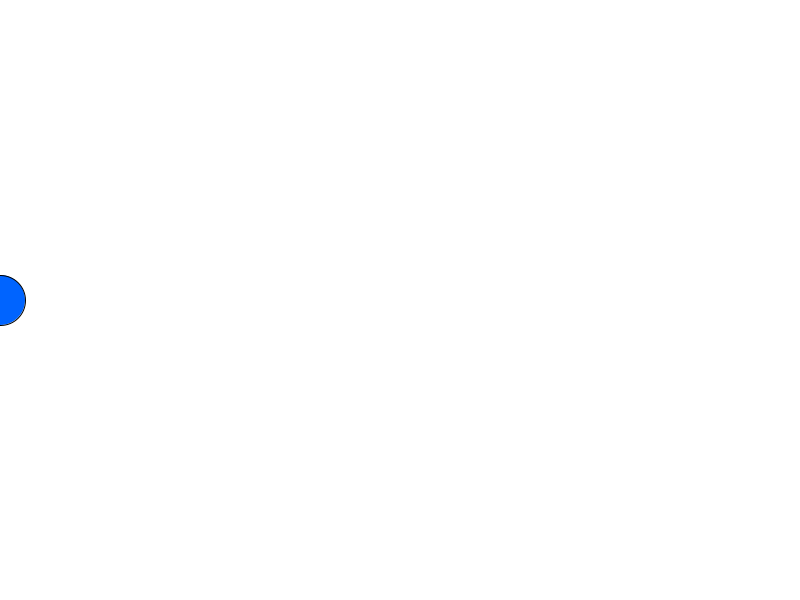
Frame 1 (no input)
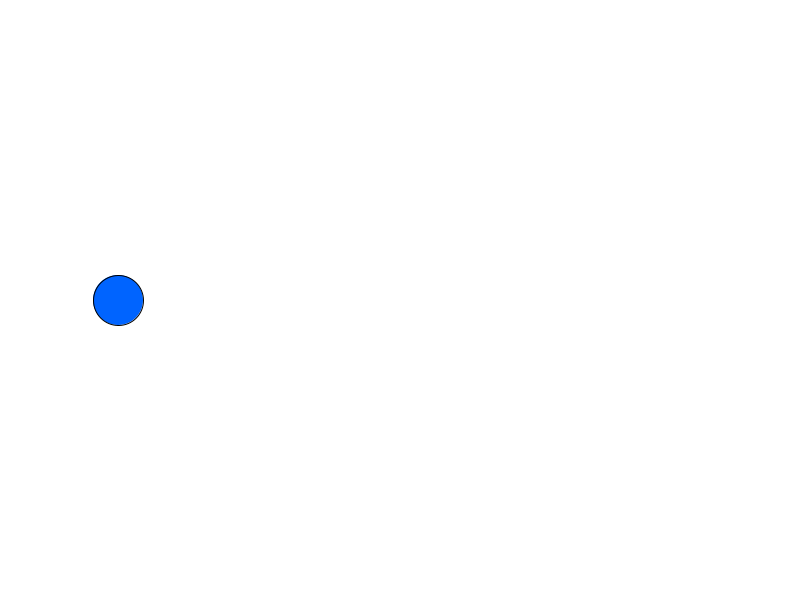
Frame 60 (the mouse pressed at the canvas centre just before this capture)
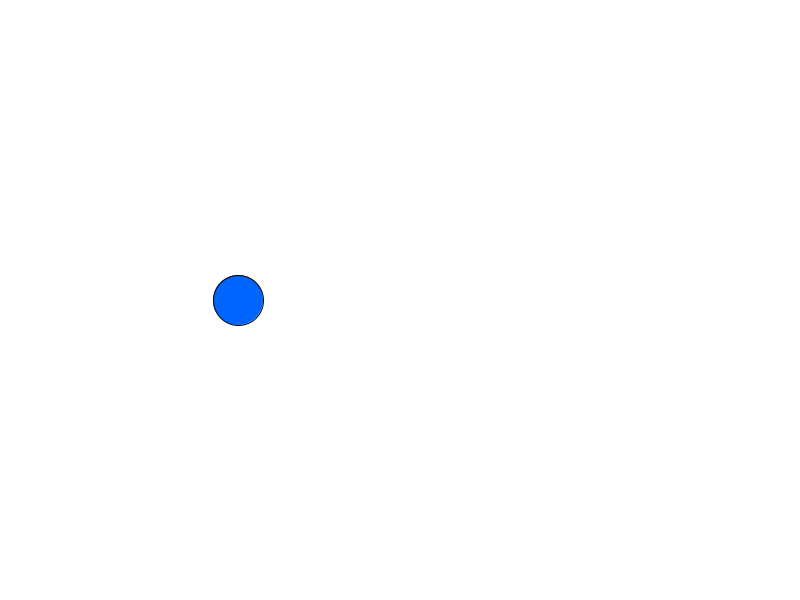
Frame 120 (the mouse held since frame 60 and released just before this capture)

The Processing sketch that drew these frames (run headless with seeded random() and noise(); from frame 60 on, the mouse is pressed at the canvas centre):

// Processing sketch: mediatutorial_1_5
// ── mediatutorial_1_5.pde
float x = 0;

void setup() {
    size(800, 600);
    background(255);
}

void draw() {
    background(255);
    fill(0, 100, 255);
    ellipse(x, height / 2, 50, 50); // Draw an ellipse moving horizontally
    x += 2; // Increment x to animate the ellipse
    if (x > width) {
        x = 0; // Reset x to 0 if it goes off-screen
    }
}
        
